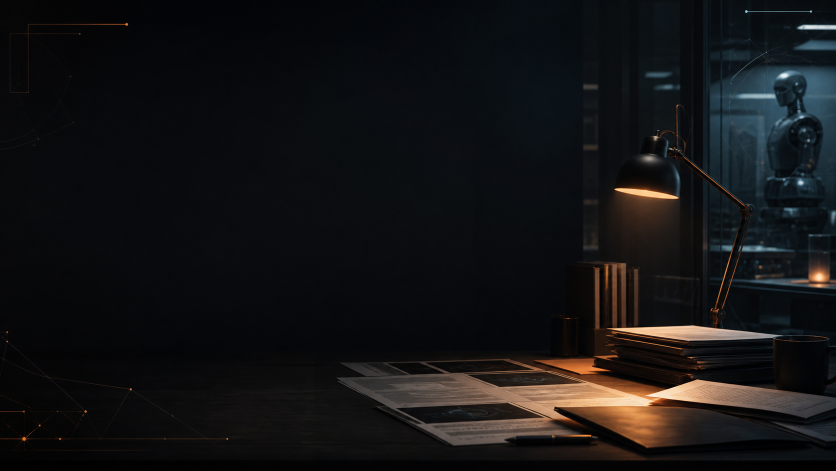
#> input picture videos/001-neo-499-worth-it/graphics/posters/desk.png, 1672 x 941 px (shown at 1/2 size)
$ python make_intro.py
#> lines starting #> are read from the running program, lines starting #| are printed output that depends on the picture
"""The Robot Desk — 12s branded channel intro. SportsCenter energy, brand-book restraint.

Phases: orange glyph rain + type-on (0-3s) -> desk-poster brand reveal (3-7s)
-> three fast evidence flashes (7-9s) -> episode card (9-12s).
Custom synth sting (riser/boom/pulse/hit) + Brian VO, muxed with ffmpeg.

    python make_intro.py "NEO" "The $499/Month Home Robot"
Writes intro.mp4 next to this script; copy/point episodes at it.
"""

import random
import subprocess
import sys
import tempfile
import wave
from pathlib import Path

import numpy as np
from PIL import Image, ImageDraw, ImageFont, ImageEnhance

HERE = Path(__file__).parent
REPO = HERE.parent
FONTS = REPO / "fonts"
POSTERS = REPO / "videos" / "001-neo-499-worth-it" / "graphics" / "posters"
FLASHES = [REPO / "videos" / "001-neo-499-worth-it" / "broll" / n for n in ("S1.png", "S4.png", "S2.png")]

W, H, FPS, SECS = 1920, 1080, 30, 12
N = FPS * SECS
BG = (17, 17, 20)
FG = (240, 240, 238)
DIM = (150, 152, 158)
ACCENT = (242, 112, 60)

EP_TITLE = sys.argv[1] if len(sys.argv) > 1 else "NEO"
EP_SUB = sys.argv[2] if len(sys.argv) > 2 else "The $499/Month Home Robot"


# [4 lines left out: function sans, not called in this run]


def mono(size):
    return ImageFont.truetype(str(FONTS / "IBMPlexMono-Medium.ttf"), size)


def cover(img, w=W, h=H):
#> called with w = 1920, h = 1080
    s = max(w / img.width, h / img.height)
#> s = 1.15
    img = img.resize((round(img.width * s), round(img.height * s)), Image.LANCZOS)
    return img.crop(((img.width - w) // 2, (img.height - h) // 2,
                     (img.width - w) // 2 + w, (img.height - h) // 2 + h))


def scrim(img, alpha):
#> called with alpha = 90
    img.paste(Image.new("RGB", img.size, (0, 0, 0)), (0, 0), Image.new("L", img.size, alpha))
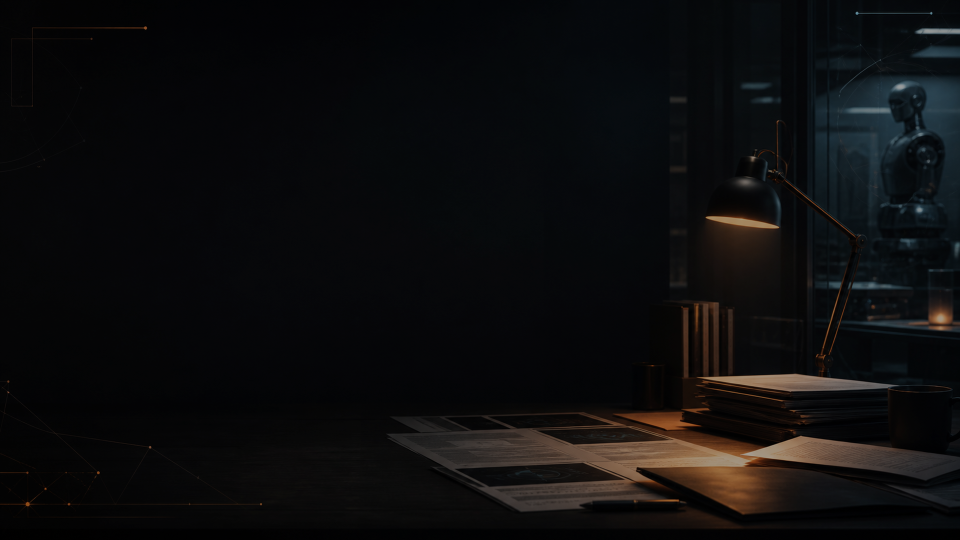
#> img: PIL image 1920x1080 RGB (shown at 1/2 size); mean R, G, B 12.8, 12.6, 13.4
    return img


GLYPHS = "01<>[]{}#$%&*+=?ABCDEFXYZ"
random.seed(7)
COLS = [{"x": x, "y": random.randint(-H, 0), "v": random.randint(9, 22),
         "s": [random.choice(GLYPHS) for _ in range(40)]} for x in range(30, W, 64)]
GLYPH_FONT = mono(30)

desk = scrim(cover(Image.open(POSTERS / "desk.png").convert("RGB")), 90)
#> (the run stopped early here; a loop or call above may not have finished)
